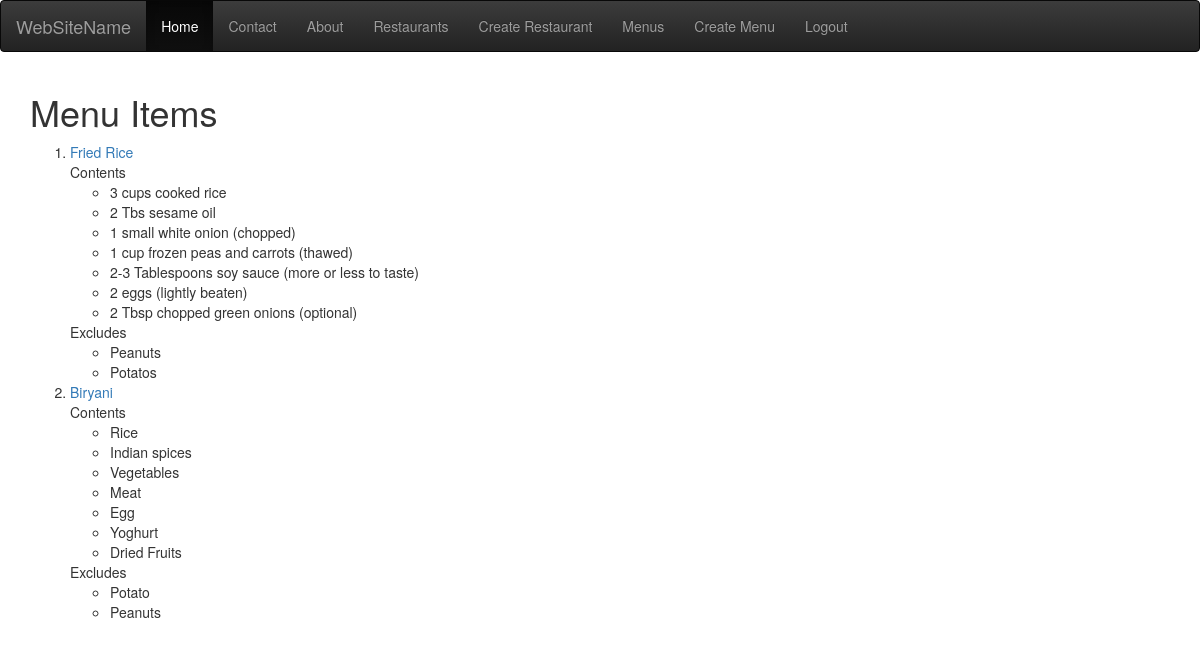
Before: /items/ (signed in) with the older database file.
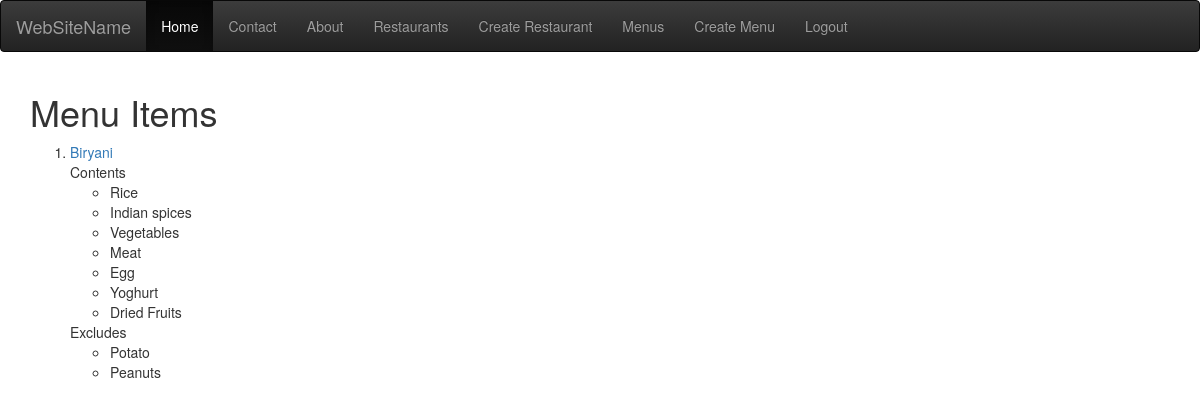
After: the same page with the newer database file.
### menus/models.py (models this page shows, shortened)
class Item(models.Model):
    user = models.ForeignKey(settings.AUTH_USER_MODEL)
    restaurant = models.ForeignKey(RestaurantLocation)
    name = models.CharField(max_length=120)
    contents = models.TextField(help_text='separate each item by comma')
    excludes = models.TextField(blank=True, null=True, help_text='separate each item by comma')
    public = models.BooleanField(default=True)
    timestamp = models.DateTimeField(auto_now_add=True)
    updated = models.DateTimeField(auto_now=True)
    class Meta:
        ordering = ['-updated', '-timestamp']
    def get_contents(self):
        return self.contents.split(',')
    def get_excludes(self):
        return self.excludes.split(',')
    def get_absolute_url(self):
        return reverse('menus:detail', kwargs={'pk': self.pk})

### menus/views.py (the view)
class ItemListView(LoginRequiredMixin, ListView):
    def get_queryset(self):
        return Item.objects.filter(user=self.request.user)

### menus/templates/menus/item_list.html (shortened to what this page needs)
{% extends 'base.html' %}
{% block content %}
    <h1>Menu Items</h1>
    <ol>
        {% for object in object_list %}
            <li><a href="{{ object.get_absolute_url }}">{{ object.name }}</a></li>
            {% if object.contents %}
                Contents
                <ul>
                    {% for item in object.get_contents %}
                        <li>{{ item }}</li>
                    {% endfor %}
                </ul>
            {% endif %}
            {% if object.excludes %}
                Excludes
                <ul>
                    {% for item in object.get_excludes %}
                        <li>{{ item }}</li>
                    {% endfor %}
                </ul>
            {% endif %}
        {% endfor %}
    </ol>
{% endblock content %}

Changed rows visible on the page:
no longer on this page (row edited): Item: name "Fried Rice", get_contents "3 cups cooked rice" "2 Tbs sesame oil" "1 small white onion (chopped)" "1 cup frozen peas and carrots (thawed)" "2-3 Tablespoons soy sauce (more or less to taste)" "2 eggs (lightly beaten)" "2 Tbsp chopped green onions (optional)", get_excludes "Peanuts" "Potatos"
